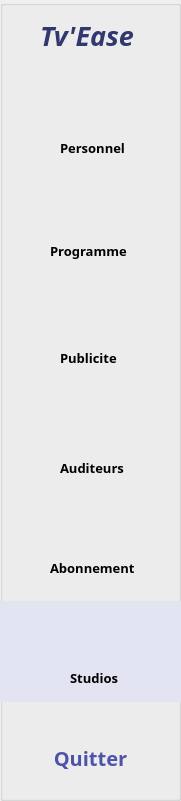
  <widget class="QGroupBox" name="groupBox">
   <property name="geometry">
    <rect>
     <x>0</x>
     <y>0</y>
     <width>181</width>
     <height>801</height>
    </rect>
   </property>
   <property name="styleSheet">
    <string notr="true">background-image: url(:/img/images/background.jpg);
</string>
   </property>
   <property name="title">
    <string/>
   </property>
   <widget class="QWidget" name="verticalLayoutWidget">
    <property name="geometry">
     <rect>
      <x>0</x>
      <y>70</y>
      <width>181</width>
      <height>738</height>
     </rect>
    </property>
    <property name="sizePolicy">
     <sizepolicy hsizetype="Preferred" vsizetype="Preferred">
      <horstretch>0</horstretch>
      <verstretch>0</verstretch>
     </sizepolicy>
    </property>
    <layout class="QVBoxLayout" name="verticalLayout">
     <item>
      <widget class="QPushButton" name="pushButton_37">
       <property name="sizePolicy">
        <sizepolicy hsizetype="Minimum" vsizetype="Preferred">
         <horstretch>0</horstretch>
         <verstretch>0</verstretch>
        </sizepolicy>
       </property>
       <property name="cursor">
        <cursorShape>PointingHandCursor</cursorShape>
       </property>
       <property name="styleSheet">
        <string notr="true">QPushButton{
background-color: transparent;
	background-image: url();
    font-family: Neue Haas Grotesk Text Pro Thin; 
    font-weight: bold; 
    font-size: 20px; 
border : none ; 
border-radius : 0 px ;
color : #4D53A8 ; 
}
QPushButton:hover{
background-color: #E3E4F2;
 
}

</string>
       </property>
       <property name="text">
        <string/>
       </property>
       <property name="icon">
        <iconset resource="source.qrc">
         <normaloff>:/img/images/perso.png</normaloff>:/img/images/perso.png</iconset>
       </property>
       <property name="iconSize">
        <size>
         <width>30</width>
         <height>30</height>
        </size>
       </property>
      </widget>
     </item>
     <item>
      <widget class="QPushButton" name="pushButton_38">
       <property name="sizePolicy">
        <sizepolicy hsizetype="Minimum" vsizetype="Preferred">
         <horstretch>0</horstretch>
         <verstretch>0</verstretch>
        </sizepolicy>
       </property>
       <property name="cursor">
        <cursorShape>PointingHandCursor</cursorShape>
       </property>
       <property name="styleSheet">
        <string notr="true">QPushButton{
background-color: transparent;
	background-image: url();
    font-family: Neue Haas Grotesk Text Pro Thin; 
    font-weight: bold; 
    font-size: 20px; 
border : none ; 
border-radius : 0 px ;
color : #4D53A8 ; 
}
QPushButton:hover{
background-color: #E3E4F2;
 
}

</string>
       </property>
       <property name="text">
        <string/>
       </property>
       <property name="icon">
        <iconset resource="source.qrc">
         <normaloff>:/img/images/program.png</normaloff>:/img/images/program.png</iconset>
       </property>
       <property name="iconSize">
        <size>
         <width>30</width>
         <height>30</height>
        </size>
       </property>
      </widget>
     </item>
     <item>
      <widget class="QPushButton" name="pushButton_39">
       <property name="sizePolicy">
        <sizepolicy hsizetype="Minimum" vsizetype="Preferred">
         <horstretch>0</horstretch>
         <verstretch>0</verstretch>
        </sizepolicy>
       </property>
       <property name="cursor">
        <cursorShape>PointingHandCursor</cursorShape>
       </property>
       <property name="styleSheet">
        <string notr="true">QPushButton{
background-color: transparent;
	background-image: url();
    font-family: Neue Haas Grotesk Text Pro Thin; 
    font-weight: bold; 
    font-size: 20px; 
border : none ; 
border-radius : 0 px ;
color : #4D53A8 ; 
}
QPushButton:hover{
background-color: #E3E4F2;
 
}

</string>
       </property>
       <property name="text">
        <string/>
       </property>
       <property name="icon">
        <iconset resource="source.qrc">
         <normaloff>:/img/images/pub.png</normaloff>:/img/images/pub.png</iconset>
       </property>
       <property name="iconSize">
        <size>
         <width>30</width>
         <height>30</height>
        </size>
       </property>
      </widget>
     </item>
     <item>
      <widget class="QPushButton" name="pushButton_40">
       <property name="sizePolicy">
        <sizepolicy hsizetype="Minimum" vsizetype="Preferred">
         <horstretch>0</horstretch>
         <verstretch>0</verstretch>
        </sizepolicy>
       </property>
       <property name="cursor">
        <cursorShape>PointingHandCursor</cursorShape>
       </property>
       <property name="styleSheet">
        <string notr="true">QPushButton{
background-color: transparent;
	background-image: url();
    font-family: Neue Haas Grotesk Text Pro Thin; 
    font-weight: bold; 
    font-size: 20px; 
border : none ; 
border-radius : 0 px ;
color : #4D53A8 ; 
}
QPushButton:hover{
background-color: #E3E4F2;
 
}

</string>
       </property>
       <property name="text">
        <string/>
       </property>
       <property name="icon">
        <iconset resource="source.qrc">
         <normaloff>:/img/images/audi.png</normaloff>:/img/images/audi.png</iconset>
       </property>
       <property name="iconSize">
        <size>
         <width>30</width>
         <height>30</height>
        </size>
       </property>
      </widget>
     </item>
     <item>
      <widget class="QPushButton" name="pushButton_41">
       <property name="sizePolicy">
        <sizepolicy hsizetype="Minimum" vsizetype="Preferred">
         <horstretch>0</horstretch>
         <verstretch>0</verstretch>
        </sizepolicy>
       </property>
       <property name="cursor">
        <cursorShape>PointingHandCursor</cursorShape>
       </property>
       <property name="styleSheet">
        <string notr="true">QPushButton{
background-color: transparent;
	background-image: url();
    font-family: Neue Haas Grotesk Text Pro Thin; 
    font-weight: bold; 
    font-size: 20px; 
border : none ; 
border-radius : 0 px ;
color : #4D53A8 ; 
}
QPushButton:hover{
background-color: #E3E4F2;
 
}

</string>
       </property>
       <property name="text">
        <string/>
       </property>
       <property name="icon">
        <iconset resource="source.qrc">
         <normaloff>:/img/images/abonementtt.png</normaloff>:/img/images/abonementtt.png</iconset>
       </property>
       <property name="iconSize">
        <size>
         <width>30</width>
         <height>30</height>
        </size>
       </property>
      </widget>
     </item>
     <item>
      <widget class="QPushButton" name="pushButton_42">
       <property name="sizePolicy">
        <sizepolicy hsizetype="Minimum" vsizetype="Preferred">
         <horstretch>0</horstretch>
         <verstretch>0</verstretch>
        </sizepolicy>
       </property>
       <property name="styleSheet">
        <string notr="true">background-color: #E3E4F2;
	background-image: url();

  font-family: Neue Haas Grotesk Text Pro Thin, sans-serif; 
  font-weight: bold; 
    font-size: 20px; 
border : none ; 
border-radius : 0 px ;
color : #4D53A8 ; </string>
       </property>
       <property name="text">
        <string/>
       </property>
       <property name="icon">
        <iconset resource="source.qrc">
         <normaloff>:/img/images/stu.png</normaloff>:/img/images/stu.png</iconset>
       </property>
       <property name="iconSize">
        <size>
         <width>30</width>
         <height>30</height>
        </size>
       </property>
      </widget>
     </item>
     <item>
      <widget class="QPushButton" name="pushButton_43">
       <property name="sizePolicy">
        <sizepolicy hsizetype="Minimum" vsizetype="Preferred">
         <horstretch>0</horstretch>
         <verstretch>0</verstretch>
        </sizepolicy>
       </property>
       <property name="cursor">
        <cursorShape>PointingHandCursor</cursorShape>
       </property>
       <property name="styleSheet">
        <string notr="true">QPushButton{
background-color: transparent;
	background-image: url();
    font-family: Neue Haas Grotesk Text Pro Thin; 
    font-weight: bold; 
    font-size: 20px; 
border : none ; 
border-radius : 0 px ;
color : #4D53A8 ; 
}
QPushButton:hover{
background-color: #E3E4F2;
 
}

</string>
       </property>
       <property name="text">
        <string>Quitter</string>
       </property>
       <property name="icon">
        <iconset resource="source.qrc">
         <normaloff>:/img/images/quit.png</normaloff>:/img/images/quit.png</iconset>
       </property>
       <property name="iconSize">
        <size>
         <width>50</width>
         <height>100</height>
        </size>
       </property>
      </widget>
     </item>
    </layout>
   </widget>
   <widget class="QLabel" name="label">
    <property name="geometry">
     <rect>
      <x>40</x>
      <y>20</y>
      <width>121</width>
      <height>31</height>
     </rect>
    </property>
    <property name="font">
     <font>
      <family>Neue Haas Grotesk Text Pro Extr</family>
      <pointsize>20</pointsize>
      <weight>75</weight>
      <italic>true</italic>
      <bold>true</bold>
     </font>
    </property>
    <property name="styleSheet">
     <string notr="true">border : none ;
background-color: none;
color : #333770 ;
background-image: url();
    </string>
    </property>
    <property name="text">
     <string>Tv'Ease</string>
    </property>
   </widget>
   <widget class="QLabel" name="label_34">
    <property name="geometry">
     <rect>
      <x>60</x>
      <y>460</y>
      <width>71</width>
      <height>16</height>
     </rect>
    </property>
    <property name="font">
     <font>
      <family>Neue Haas Grotesk Text Pro Medi</family>
      <pointsize>10</pointsize>
      <weight>75</weight>
      <bold>true</bold>
     </font>
    </property>
    <property name="styleSheet">
     <string notr="true">background-color: none;
background-image: url();
</string>
    </property>
    <property name="text">
     <string>Auditeurs</string>
    </property>
   </widget>
   <widget class="QLabel" name="label_26">
    <property name="geometry">
     <rect>
      <x>60</x>
      <y>140</y>
      <width>81</width>
      <height>16</height>
     </rect>
    </property>
    <property name="font">
     <font>
      <family>Neue Haas Grotesk Text Pro Medi</family>
      <pointsize>10</pointsize>
      <weight>75</weight>
      <bold>true</bold>
     </font>
    </property>
    <property name="styleSheet">
     <string notr="true">background-color: none;
background-image: url();
</string>
    </property>
    <property name="text">
     <string>Personnel</string>
    </property>
   </widget>
   <widget class="QLabel" name="label_33">
    <property name="geometry">
     <rect>
      <x>60</x>
      <y>350</y>
      <width>61</width>
      <height>16</height>
     </rect>
    </property>
    <property name="font">
     <font>
      <family>Neue Haas Grotesk Text Pro Medi</family>
      <pointsize>10</pointsize>
      <weight>75</weight>
      <bold>true</bold>
     </font>
    </property>
    <property name="styleSheet">
     <string notr="true">background-color: none;
background-image: url();
</string>
    </property>
    <property name="text">
     <string>Publicite</string>
    </property>
   </widget>
   <widget class="QLabel" name="label_35">
    <property name="geometry">
     <rect>
      <x>50</x>
      <y>560</y>
      <width>91</width>
      <height>16</height>
     </rect>
    </property>
    <property name="font">
     <font>
      <family>Neue Haas Grotesk Text Pro Medi</family>
      <pointsize>10</pointsize>
      <weight>75</weight>
      <bold>true</bold>
     </font>
    </property>
    <property name="styleSheet">
     <string notr="true">background-color: none;
background-image: url();
</string>
    </property>
    <property name="text">
     <string>Abonnement</string>
    </property>
   </widget>
   <widget class="QLabel" name="label_32">
    <property name="geometry">
     <rect>
      <x>50</x>
      <y>240</y>
      <width>81</width>
      <height>21</height>
     </rect>
    </property>
    <property name="font">
     <font>
      <family>Neue Haas Grotesk Text Pro Medi</family>
      <pointsize>10</pointsize>
      <weight>75</weight>
      <bold>true</bold>
     </font>
    </property>
    <property name="styleSheet">
     <string notr="true">background-color: none;
background-image: url();
</string>
    </property>
    <property name="text">
     <string>Programme</string>
    </property>
   </widget>
   <widget class="QLabel" name="label_36">
    <property name="geometry">
     <rect>
      <x>70</x>
      <y>670</y>
      <width>61</width>
      <height>16</height>
     </rect>
    </property>
    <property name="font">
     <font>
      <family>Neue Haas Grotesk Text Pro Medi</family>
      <pointsize>10</pointsize>
      <weight>75</weight>
      <bold>true</bold>
     </font>
    </property>
    <property name="styleSheet">
     <string notr="true">background-color: none;
background-image: url();
</string>
    </property>
    <property name="text">
     <string>Studios</string>
    </property>
   </widget>
  </widget>
